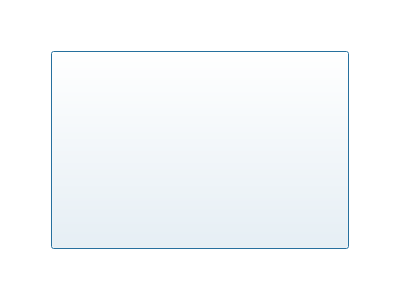
<?xml version="1.0" encoding="UTF-8"?>
<ui version="4.0">
 <class>Dialog_sh3</class>
 <widget class="QDialog" name="Dialog_sh3">
  <property name="geometry">
   <rect>
    <x>0</x>
    <y>0</y>
    <width>400</width>
    <height>300</height>
   </rect>
  </property>
  <property name="windowTitle">
   <string>Dialog</string>
  </property>
  <property name="styleSheet">
   <string notr="true">background-color: rgb(255, 255, 255);</string>
  </property>
  <layout class="QGridLayout" name="gridLayout">
   <item row="0" column="1">
    <spacer name="verticalSpacer_2">
     <property name="orientation">
      <enum>Qt::Vertical</enum>
     </property>
     <property name="sizeType">
      <enum>QSizePolicy::Minimum</enum>
     </property>
     <property name="sizeHint" stdset="0">
      <size>
       <width>281</width>
       <height>40</height>
      </size>
     </property>
    </spacer>
   </item>
   <item row="1" column="0">
    <spacer name="horizontalSpacer">
     <property name="orientation">
      <enum>Qt::Horizontal</enum>
     </property>
     <property name="sizeType">
      <enum>QSizePolicy::Minimum</enum>
     </property>
     <property name="sizeHint" stdset="0">
      <size>
       <width>40</width>
       <height>181</height>
      </size>
     </property>
    </spacer>
   </item>
   <item row="1" column="1">
    <widget class="QPushButton" name="pushButton">
     <property name="sizePolicy">
      <sizepolicy hsizetype="Expanding" vsizetype="Expanding">
       <horstretch>0</horstretch>
       <verstretch>0</verstretch>
      </sizepolicy>
     </property>
     <property name="styleSheet">
      <string notr="true">border-image: url(:/images/about and points/dengei.png);</string>
     </property>
     <property name="text">
      <string/>
     </property>
    </widget>
   </item>
   <item row="1" column="2">
    <spacer name="horizontalSpacer_2">
     <property name="orientation">
      <enum>Qt::Horizontal</enum>
     </property>
     <property name="sizeType">
      <enum>QSizePolicy::Minimum</enum>
     </property>
     <property name="sizeHint" stdset="0">
      <size>
       <width>40</width>
       <height>181</height>
      </size>
     </property>
    </spacer>
   </item>
   <item row="2" column="1">
    <spacer name="verticalSpacer">
     <property name="orientation">
      <enum>Qt::Vertical</enum>
     </property>
     <property name="sizeType">
      <enum>QSizePolicy::Minimum</enum>
     </property>
     <property name="sizeHint" stdset="0">
      <size>
       <width>281</width>
       <height>40</height>
      </size>
     </property>
    </spacer>
   </item>
  </layout>
 </widget>
 <resources/>
 <connections/>
</ui>
